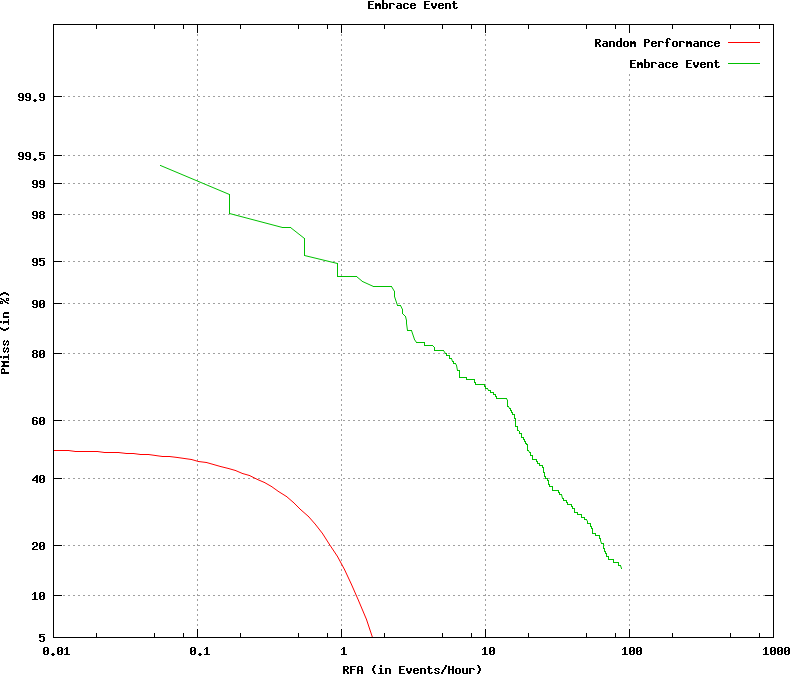

Reproduce this figure in gnuplot.
set terminal postscript color
set noxzeroaxis
set noyzeroaxis
### Using xScale = log
### Using yScale = nd
set style fill  transparent solid 0.10 noborder
### keyLoc=top keySpacing=0.7 keyFontFace=medium keyFontSize=
set key top samplen 1 spacing 0.7  font "medium,"
set size ratio 0.85
set title 'Embrace Event'
set grid
set pointsize 3
set ylabel 'PMiss (in %)'
set xlabel 'RFA (in Events/Hour)'

set xtics 
set logscale x
set noytics
set ytics ('5' -1.6449, '10' -1.2816, '20' -0.8416, '40' -0.2533, '60' 0.2533, '80' 0.8416, '90' 1.2816, '95' 1.6449, '98' 2.0537, '99' 2.3263, '99.5' 2.5758, '99.9' 3.0902)
plot [0.01:1000] [-1.64485362793551:3.7190172740417] \
  -x title 'Random Performance' with lines lc 1,\
    'output/.det.Embrace_Event.dat.1' using 5:2 title 'Embrace Event' with  lines  lc 2
